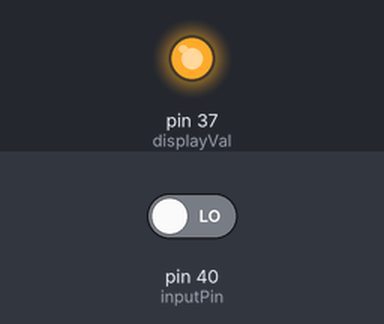
This program was run on a simulated Raspberry Pi (header pin numbers). Shown: output pins drawn as LEDs (lit = HIGH). The test bench sets the inputs (shaded band); at power-on: pin 40 (inputPin) LOW.

Above: at 1.2 s.
1.3 s: pin 40 (inputPin) driven HIGH
At 2.3 s:
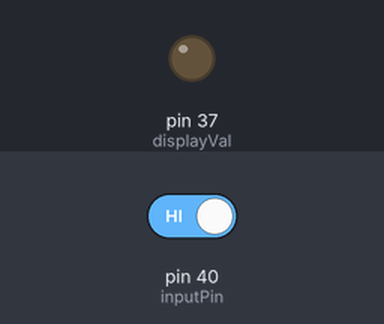
2.8 s: pin 40 (inputPin) driven LOW
At 3.4 s:
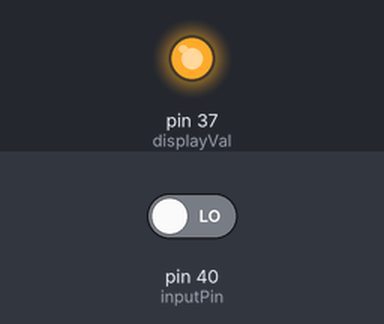
Timing chart, 0 to 5.8 s (numbered marks = the images above; inputs shaded):
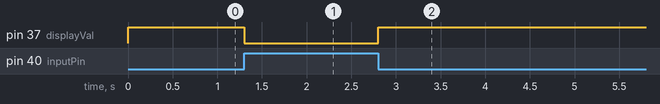

The program:

ledcontrol_pushbutton.py
```python
import RPi.GPIO as GPIO
GPIO.setmode(GPIO.BOARD)
delay = .1
led_pin = 37
inputPin = 40

from time import sleep
GPIO.setup(inputPin, GPIO.IN)
GPIO.setup(led_pin, GPIO.OUT)

try:
    while True:
        readVal = GPIO.input(inputPin)
        if readVal ==1:         #This code is for the circuit that is connnecte woth the pin no 1 of 3.3V.
            displayVal = GPIO.output(led_pin, 0)
        if readVal == 0:
            displayVal = GPIO.output(led_pin, 1)
except KeyboardInterrupt():
    GPIO.cleanup()
    print("That's all Guys.")

# Now, let's write the code for the circuit that is dircetly connected from the push button and the led +ve is also given to GPIO pin 38
import RPi.GPIO as GPIO
from time import sleep
delay = .1
led = 38
inputpin = 40

GPIO.setmode(GPIO.BOARD)

GPIO.setup(led, GPIO.OUT)
GPIO.setup(inputpin, GPIO.IN, pull_up_down=GPIO.PUD_UP)  # This is done for pull up / down resistor inside the raspberrypi by itself.

try:
    while True:
        readVal = GPIO.input(inputpin, GPIO.IN)
        print(readVal)
        if readVal == 1:
            GPIO.output(led, 0)
        if readVal == 0:
            GPIO.output(led, 1)
        sleep(delay)
except KeyboardInterrupt():  # Interrupt is obtained by Ctrl + C
    GPIO.cleanup()
    print("GPIO ready to Go.")


# Now, let's use the push button as a toggle switch

import RPi.GPIO as GPIO
from time import sleep
delay = .1
led = 38
inputpin = 40

GPIO.setmode(GPIO.BOARD)

GPIO.setup(led, GPIO.OUT)
GPIO.setup(inputpin, GPIO.IN, pull_up_down=GPIO.PUD_UP)  # This is done for pull up / down resistor inside the raspberrypi by itself.

ledstate = 0
buttonstate = 1
buttonstateold = 0

try:
    while True:
        buttonstate = GPIO.input(inputpin)
        print(buttonstate)
        if buttonstate == 1 and buttonstateold == 0:
            ledstate = not ledstate
            GPIO.output(led, ledstate)
        buttonstateold = buttonstate
        sleep(delay)

        sleep(delay)
except KeyboardInterrupt():  # Interrupt is obtained by Ctrl + C
    GPIO.cleanup()
    print("GPIO ready to Go.")
```

Measured:
- after the input at 1.3 s, pin 37 (displayVal): HIGH → LOW at once
- after the input at 2.8 s, pin 37 (displayVal): LOW → HIGH at once
